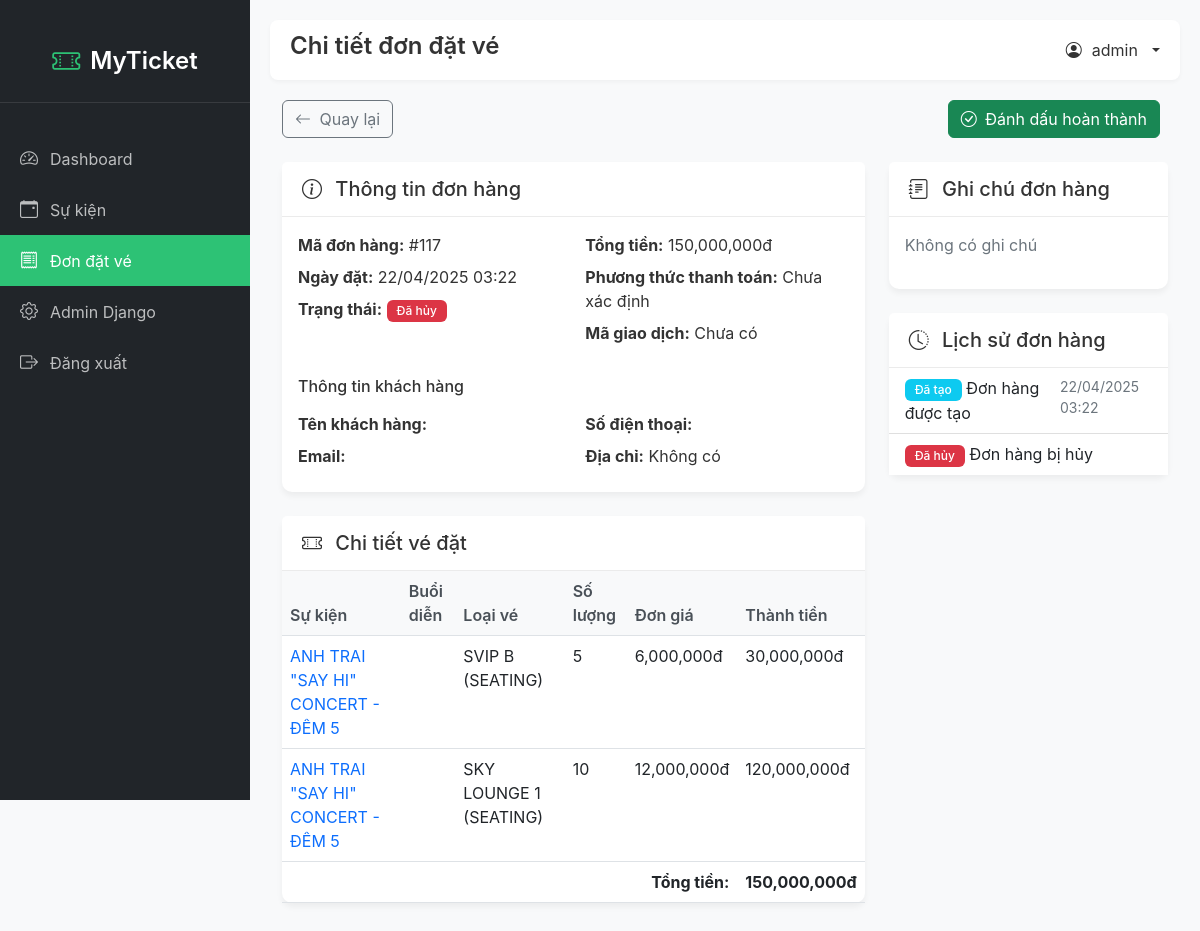
The page /admin-custom/bookings/117/ (signed in) on the database its author committed.
### booking/models.py (models this page shows, shortened)
class Booking(models.Model):
    PAYMENT_STATUS_CHOICES = [
        ('Pending', 'Đang chờ thanh toán'),
        ('Paid', 'Đã thanh toán'),
        ('Failed', 'Thanh toán thất bại'),
        ('Cancelled', 'Đã hủy'),
    ]
    user = models.ForeignKey(User, on_delete=models.SET_NULL, null=True, blank=True, related_name='bookings')
    event = models.ForeignKey(Event, on_delete=models.CASCADE, related_name='booking_events', null=True, blank=True)
    session = models.ForeignKey(EventSession, on_delete=models.CASCADE, related_name='bookings', null=True, blank=True)
    ticket_type = models.ForeignKey(TicketType, on_delete=models.CASCADE, related_name='booking_tickets', null=True, blank=True)
    name = models.CharField(max_length=100, verbose_name="Họ tên")
    email = models.EmailField(verbose_name="Email")
    phone = models.CharField(max_length=15, verbose_name="Số điện thoại")
    quantity = models.PositiveIntegerField(default=1, verbose_name="Số lượng vé")
    booking_date = models.DateTimeField(auto_now_add=True)
    payment_status = models.CharField(max_length=20, default="Pending", choices=PAYMENT_STATUS_CHOICES)
    total_price = models.DecimalField(max_digits=12, decimal_places=0, default=0, verbose_name="Tổng tiền")
    order_id = models.CharField(max_length=100, blank=True, null=True, verbose_name="Mã đơn hàng")
    payment_method = models.CharField(max_length=50, blank=True, null=True, verbose_name="Phương thức thanh toán")
    payment_date = models.DateTimeField(blank=True, null=True, verbose_name="Thời gian thanh toán")
    cancelled_at = models.DateTimeField(blank=True, null=True, verbose_name="Thời gian hủy")
    refund_amount = models.DecimalField(max_digits=12, decimal_places=0, default=0, verbose_name="Số tiền hoàn lại")
    cancel_reason = models.TextField(blank=True, null=True, verbose_name="Lý do hủy")

class BookingItem(models.Model):
    booking = models.ForeignKey(Booking, on_delete=models.CASCADE, related_name='booking_items')
    ticket_type = models.ForeignKey(TicketType, on_delete=models.CASCADE, related_name='booking_items')
    quantity = models.PositiveIntegerField(default=1, verbose_name="Số lượng")
    unit_price = models.DecimalField(max_digits=12, decimal_places=0, verbose_name="Đơn giá")
    subtotal = models.DecimalField(max_digits=12, decimal_places=0, verbose_name="Thành tiền")

### app/models.py (models this page shows, shortened)
class TicketType(models.Model):
    session = models.ForeignKey(EventSession, on_delete=models.CASCADE, related_name='ticket_types', verbose_name="Mốc thời gian")
    name = models.CharField(max_length=100, verbose_name="Tên loại vé")
    price = models.DecimalField(max_digits=10, decimal_places=0, verbose_name="Giá vé")
    description = models.TextField(blank=True, null=True, verbose_name="Mô tả")
    quantity = models.PositiveIntegerField(default=100, verbose_name="Số lượng vé")
    min_quantity_per_order = models.PositiveIntegerField(default=1, verbose_name="Số lượng vé tối thiểu mỗi đơn")
    max_quantity_per_order = models.PositiveIntegerField(default=10, verbose_name="Số lượng vé tối đa mỗi đơn")
    sale_start_time = models.DateTimeField(verbose_name="Thời gian bắt đầu bán vé", default=timezone.now)
    sale_end_time = models.DateTimeField(verbose_name="Thời gian kết thúc bán vé")
    ticket_info = models.TextField(blank=True, null=True, verbose_name="Thông tin vé bổ sung")
    ticket_image = models.ImageField(upload_to='tickets/images/', verbose_name="Hình ảnh vé", blank=True, null=True)
    class Meta:
        verbose_name = "Loại vé"
        verbose_name_plural = "Loại vé"

class EventSession(models.Model):
    event = models.ForeignKey(Event, on_delete=models.CASCADE, related_name='sessions', verbose_name="Sự kiện")
    start_time = models.DateTimeField(verbose_name="Thời gian bắt đầu")
    end_time = models.DateTimeField(verbose_name="Thời gian kết thúc", null=True, blank=True)
    is_active = models.BooleanField(default=True, verbose_name="Đang hoạt động")
    class Meta:
        verbose_name = "Mốc thời gian"
        verbose_name_plural = "Mốc thời gian"
        ordering = ['start_time']

class Event(models.Model):
    CATEGORY_CHOICES = [
        ('concert', 'Âm nhạc'),
        ('theater', 'Sân khấu & Nghệ Thuật'),
        ('sports', 'Thể thao'),
        ('conference', ''),
        ('other', 'Khác'),
    ]
    title = models.CharField(max_length=200, verbose_name="Tên sự kiện")
    description = models.TextField(verbose_name="Mô tả")
    category = models.CharField(max_length=20, choices=CATEGORY_CHOICES, default='other', verbose_name="Thể loại")
    location = models.CharField(max_length=200, verbose_name="Địa điểm")
    image = models.ImageField(upload_to='events/', blank=True, null=True, verbose_name="Ảnh sự kiện")
    organizer_name = models.CharField(max_length=200, blank=True, null=True, verbose_name="Tên nhà tổ chức")
    organizer_description = models.TextField(blank=True, null=True, verbose_name="Mô tả nhà tổ chức")
    organizer_logo = models.ImageField(upload_to='organizers/', blank=True, null=True, verbose_name="Logo nhà tổ chức")

### admin_custom/views.py (the view, shortened to what this page needs)
# urls.py: path('bookings/<int:booking_id>/', views.booking_detail, name='booking_detail'),
@login_required(login_url='/admin-custom/login/')
def booking_detail(request, booking_id):
    booking = get_object_or_404(Booking, id=booking_id)
    booking_items = booking.booking_items.all()
    context = {
        'booking': booking,
        'booking_items': booking_items
    }
    return render(request, 'admin_custom/booking_detail.html', context)

### admin_custom/templates/admin_custom/booking_detail.html (shortened to what this page needs)
{% extends 'admin_custom/base.html' %}
{% load humanize %}
{% block page_title %}Chi tiết đơn đặt vé{% endblock %}
{% block content %}
<div class="container-fluid">
    <div class="d-flex justify-content-between mb-4">
        <a href="{% url 'admin_custom:booking_list' %}" class="btn btn-outline-secondary">
            <i class="bi bi-arrow-left me-1"></i> Quay lại
        </a>
        <div>
            <form method="post" class="d-inline">
                {% csrf_token %}                {% if booking.payment_status != 'Paid' %}
                    <button type="submit" name="action" value="complete" class="btn btn-success me-2">
                        <i class="bi bi-check-circle me-1"></i> Đánh dấu hoàn thành
                    </button>
                {% endif %}
            </form>
        </div>
    </div>
    <div class="row mb-4">
        <div class="col-lg-8">
            <div class="card mb-4">
                <div class="card-header">
                    <h5 class="mb-0">
                        <i class="bi bi-info-circle me-2"></i> Thông tin đơn hàng
                    </h5>
                </div>
                <div class="card-body">
                    <div class="row mb-4">                        <div class="col-md-6">
                            <p class="mb-2"><strong>Mã đơn hàng:</strong> #{{ booking.id }}</p>
                            <p class="mb-2"><strong>Ngày đặt:</strong> {{ booking.booking_date|date:"d/m/Y H:i" }}</p>
                            <p class="mb-2">
                                <strong>Trạng thái:</strong>
                                {% if booking.payment_status == 'Paid' %}
                                    <span class="badge bg-success">Hoàn thành</span>
                                {% elif booking.payment_status == 'Pending' %}
                                    <span class="badge bg-warning">Đang xử lý</span>
                                {% elif booking.payment_status == 'Cancelled' %}
                                    <span class="badge bg-danger">Đã hủy</span>
                                {% else %}
                                    <span class="badge bg-secondary">{{ booking.payment_status }}</span>
                                {% endif %}
                            </p>
                        </div>
                        <div class="col-md-6">
                            <p class="mb-2"><strong>Tổng tiền:</strong> {{ booking.total_price|floatformat:0|intcomma }}đ</p>
                            <p class="mb-2"><strong>Phương thức thanh toán:</strong> {{ booking.payment_method|default:"Chưa xác định" }}</p>
                            <p class="mb-2"><strong>Mã giao dịch:</strong> {{ booking.transaction_id|default:"Chưa có" }}</p>
                        </div>
                    </div>
                    <h6 class="mb-3">Thông tin khách hàng</h6>
                    <div class="row">
                        <div class="col-md-6">
                            <p class="mb-2"><strong>Tên khách hàng:</strong> {{ booking.customer_name }}</p>
                            <p class="mb-2"><strong>Email:</strong> {{ booking.email }}</p>
                        </div>
                        <div class="col-md-6">
                            <p class="mb-2"><strong>Số điện thoại:</strong> {{ booking.phone }}</p>
                            <p class="mb-2"><strong>Địa chỉ:</strong> {{ booking.address|default:"Không có" }}</p>
                        </div>
                    </div>
                </div>
            </div>
            <div class="card">
                <div class="card-header">
                    <h5 class="mb-0">
                        <i class="bi bi-ticket-perforated me-2"></i> Chi tiết vé đặt
                    </h5>
                </div>
                <div class="card-body p-0">
                    <div class="table-responsive">
                        <table class="table">
                            <thead>
                                <tr>
                                    <th>Sự kiện</th>
                                    <th>Buổi diễn</th>
                                    <th>Loại vé</th>
                                    <th>Số lượng</th>
                                    <th>Đơn giá</th>
                                    <th>Thành tiền</th>
                                </tr>
                            </thead>
                            <tbody>
                                {% for item in booking_items %}
                                <tr>
                                    <td>
                                        <a href="{% url 'admin_custom:event_detail' item.ticket_type.session.event.id %}" class="text-decoration-none">
                                            {{ item.ticket_type.session.event.title }}
                                        </a>
                                    </td>
                                    <td>{{ item.ticket_type.session.name }}</td>
                                    <td>{{ item.ticket_type.name }}</td>
                                    <td>{{ item.quantity }}</td>                                    <td>{{ item.unit_price|floatformat:0|intcomma }}đ</td>
                                    <td>{{ item.subtotal|floatformat:0|intcomma }}đ</td>
                                </tr>
                                {% endfor %}
                            </tbody>
                            <tfoot>
                                <tr>                                    <td colspan="5" class="text-end"><strong>Tổng tiền:</strong></td>
                                    <td><strong>{{ booking.total_price|floatformat:0|intcomma }}đ</strong></td>
                                </tr>
                            </tfoot>
                        </table>
                    </div>
                </div>
            </div>
        </div>
        <div class="col-lg-4">
            <div class="card mb-4">
                <div class="card-header">
                    <h5 class="mb-0">
                        <i class="bi bi-journal-text me-2"></i> Ghi chú đơn hàng
                    </h5>
                </div>
                <div class="card-body">
                    {% if booking.note %}
                        <p>{{ booking.note }}</p>
                    {% else %}
                        <p class="text-muted">Không có ghi chú</p>
                    {% endif %}
                </div>
            </div>
            <div class="card">
                <div class="card-header">
                    <h5 class="mb-0">
                        <i class="bi bi-clock-history me-2"></i> Lịch sử đơn hàng
                    </h5>
                </div>
                <div class="card-body p-0">
                    <ul class="list-group list-group-flush">
                        <li class="list-group-item">
                            <div class="d-flex justify-content-between">
                                <div>
                                    <span class="badge bg-info">Đã tạo</span>
                                    <span>Đơn hàng được tạo</span>
                                </div>
                                <small class="text-muted">{{ booking.booking_date|date:"d/m/Y H:i" }}</small>
                            </div>
                        </li>
                        {% if booking.payment_status == 'Cancelled' %}
                        <li class="list-group-item">
                            <div class="d-flex justify-content-between">
                                <div>
                                    <span class="badge bg-danger">Đã hủy</span>
                                    <span>Đơn hàng bị hủy</span>
                                </div>
                            </div>
                        </li>
                        {% endif %}
                    </ul>
                </div>
            </div>
        </div>
    </div>
</div>
{% endblock %}

### admin_custom/templates/admin_custom/base.html (shortened to what this page needs)
{% load static %}
<!DOCTYPE html>
<html lang="vi">
<head>
    <link href="https://cdn.jsdelivr.net/npm/bootstrap@5.2.3/dist/css/bootstrap.min.css" rel="stylesheet">
    <link rel="stylesheet" href="https://cdn.jsdelivr.net/npm/bootstrap-icons@1.10.0/font/bootstrap-icons.css">
</head>
<body>
    <div class="sidebar">
        <div class="sidebar-header">
            <a href="{% url 'admin_custom:dashboard' %}" class="sidebar-brand">
                <i class="bi bi-ticket-perforated"></i>
                <span>MyTicket</span>
            </a>
        </div>
        <ul class="sidebar-menu">
            <li>
                <a href="{% url 'admin_custom:dashboard' %}" class="{% if request.path == '/admin-custom/' %}active{% endif %}">
                    <i class="bi bi-speedometer2"></i>
                    <span>Dashboard</span>
                </a>
            </li>
            <li>
                <a href="{% url 'admin_custom:event_list' %}" class="{% if '/admin-custom/events/' in request.path %}active{% endif %}">
                    <i class="bi bi-calendar-event"></i>
                    <span>Sự kiện</span>
                </a>
            </li>
            <li>
                <a href="{% url 'admin_custom:booking_list' %}" class="{% if '/admin-custom/bookings/' in request.path %}active{% endif %}">
                    <i class="bi bi-receipt"></i>
                    <span>Đơn đặt vé</span>
                </a>
            </li>
            <li>
                <a href="/admin/">
                    <i class="bi bi-gear"></i>
                    <span>Admin Django</span>
                </a>
            </li>
            <li>
                <a href="{% url 'admin_custom:logout' %}">
                    <i class="bi bi-box-arrow-right"></i>
                    <span>Đăng xuất</span>
                </a>
            </li>
        </ul>
    </div>
    <div class="main-content">
        <div class="header">
            <h1 class="page-title">{% block page_title %}Dashboard{% endblock %}</h1>
            <div class="user-dropdown">
                <a href="#" class="dropdown-toggle" data-bs-toggle="dropdown">
                    <i class="bi bi-person-circle"></i>
                    <span>{{ request.user.username }}</span>
                </a>
            </div>
        </div>
        {% block content %}{% endblock %}
    </div>
</body>
</html>

### rows shown on the page
Booking: id "117", booking_date "22/04/2025 03:22", total_price "150,000,000", payment_method "Chưa xác định"
BookingItem: ticket_type.session.event "ANH TRAI \"SAY HI\" CONCERT - ĐÊM 5", ticket_type.name "SVIP B (SEATING)", quantity "5", unit_price "6,000,000", subtotal "30,000,000"
BookingItem: ticket_type.session.event "ANH TRAI \"SAY HI\" CONCERT - ĐÊM 5", ticket_type.name "SKY LOUNGE 1 (SEATING)", quantity "10", unit_price "12,000,000", subtotal "120,000,000"

### other values the page prints
{{ request.user.username }} "admin"
{{ booking.transaction_id|default:"Chưa có" }} "Chưa có"
{{ booking.address|default:"Không có" }} "Không có"
